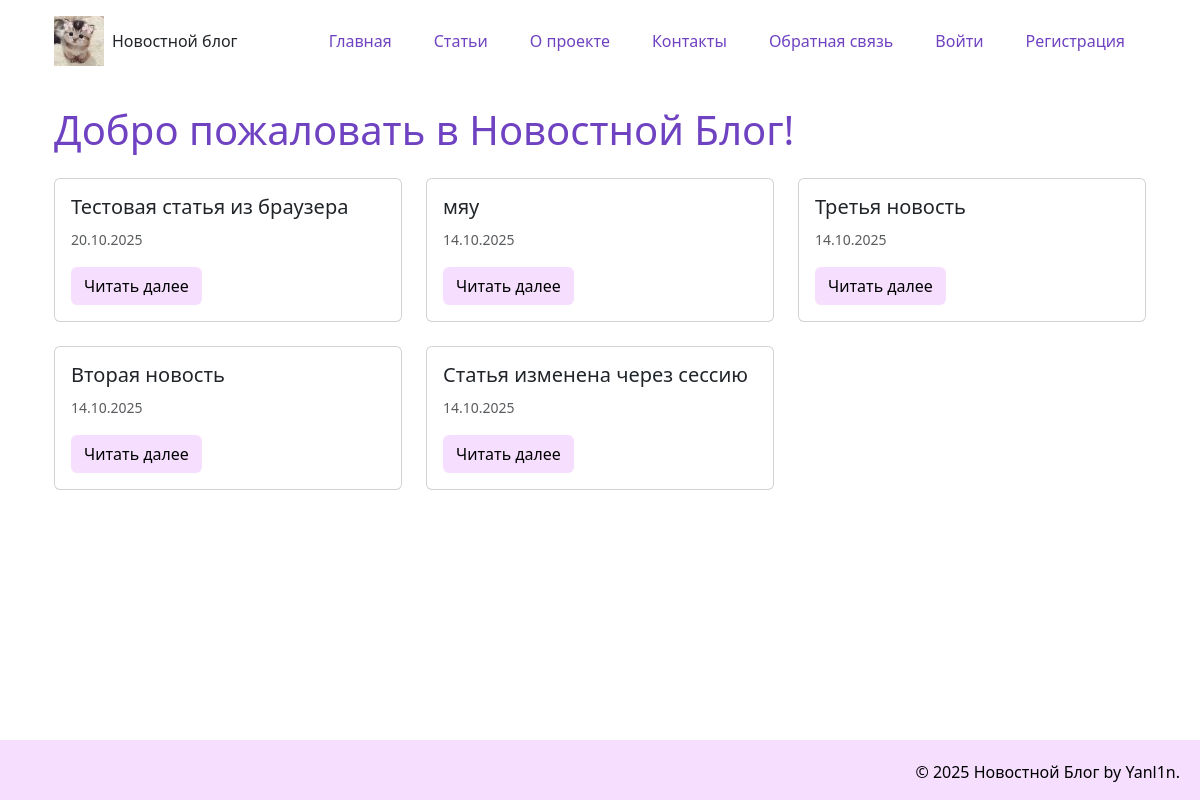
Before: / with the older database file.
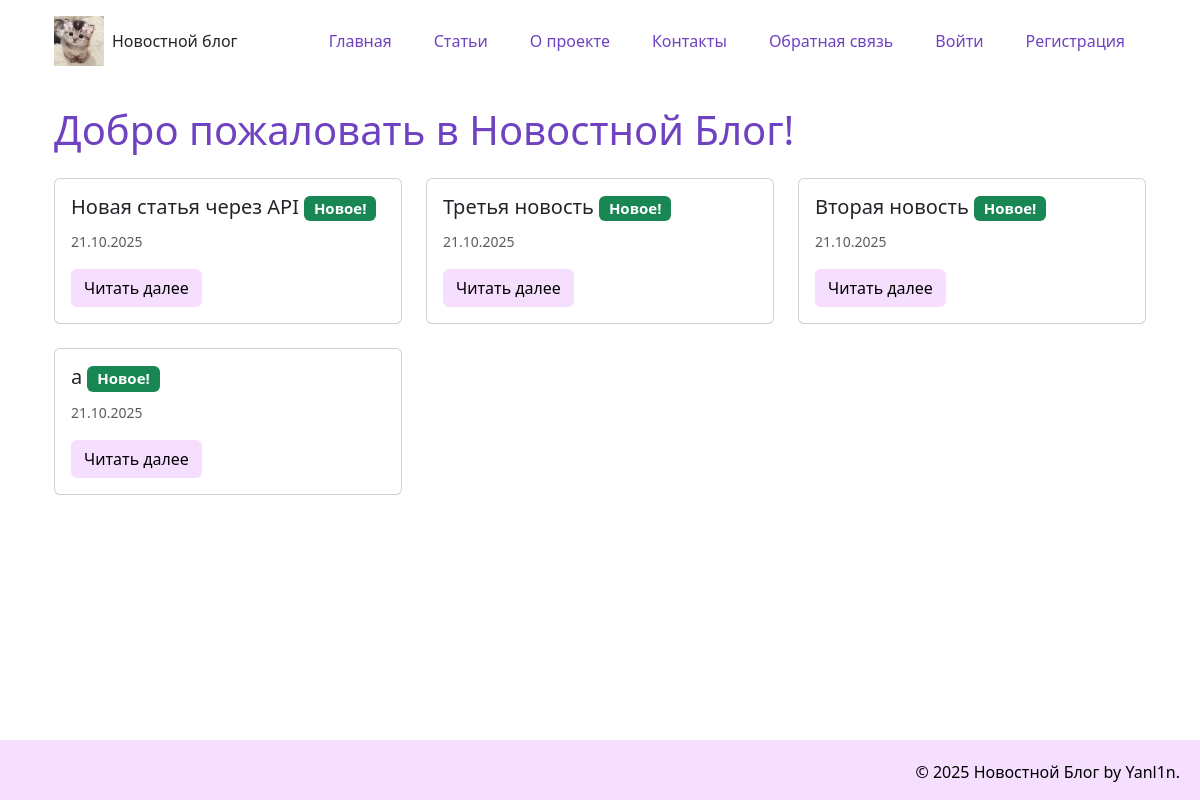
After: the same page with the newer database file.
### models.py (models this page shows, shortened)
class Article(data_base.Model):
    __tablename__= "article"
    id = data_base.Column(data_base.Integer, primary_key = True)
    title = data_base.Column(data_base.String(200), nullable=False)
    text = data_base.Column(data_base.Text, nullable=False)
    date = data_base.Column(data_base.DateTime, default=datetime.utcnow)
    user_id = data_base.Column(data_base.Integer, data_base.ForeignKey('user.id'), nullable=False)
    category = data_base.Column(data_base.String(50), default='Общая')
    comment = data_base.relation('Comment', backref='article', lazy='dynamic')

### app.py (the view)
@app.route("/index")
@app.route("/")
def index():
    articles = Article.query.order_by(Article.date.desc()).limit(6).all()
    return render_template('index.html', articles=articles, current_date=date.today())

### templates/index.html (shortened to what this page needs)
{% extends 'base.html' %}
{% block content%}
<h1>Добро пожаловать в Новостной Блог!</h1>
<div class="row mt-4">
    {% for article in articles %}
    <div class="col-md-6 col-lg-4 mb-4">
        <div class="card h-100">
            <div class="card-body">
                <h5 class="card-title">
                    {{ article.title }}
                    {% if article.date.date() == current_date %}
                    <span class="badge bg-success">Новое!</span>
                    {% endif %}
                </h5>
                <p class="card-text">
                    <small class="text-muted">{{ article.date.strftime('%d.%m.%Y') }}</small>
                </p>
                <a href="{{ url_for('news_article', id=article.id) }}" class="btn btn-custom">Читать далее</a>
            </div>
        </div>
    </div>
    {% endfor %}
</div>
{%  endblock %}

### templates/base.html (shortened to what this page needs)
<!DOCTYPE html>
<html lang="ru">
<head>
    <link href="https://cdn.jsdelivr.net/npm/bootstrap@5.3.8/dist/css/bootstrap.min.css" rel="stylesheet">
    <link rel="stylesheet" href="{{ url_for('static', filename='css/main.css')}}">
</head>
<body>
    <div class="container">
        <div class="container">
            <header class="d-flex justify-content-between align-items-center py-3">
                <a href="/" class="d-flex align-items-center text-dark text-decoration-none">
                    <img src="{{ url_for('static', filename='img/cat.jpg')}}" alt="Логотип" width="50" height="50" class="me-2">
                Новостной блог
            </a>
            <ul class="nav nav-pills">
                <li class="nav-item"><a href="{{ url_for('index')}}" class="nav-link" aria-current="page">Главная</a></li>
                <li class="nav-item"><a href="{{ url_for('articles_list')}}" class="nav-link">Статьи</a></li>
                <li class="nav-item"><a href="{{ url_for('about')}}" class="nav-link">О проекте</a></li>
                <li class="nav-item"><a href="{{ url_for('contact')}}" class="nav-link">Контакты</a></li>
                <li class="nav-item"><a href="{{ url_for('feedback')}}" class="nav-link">Обратная связь</a></li>
                {% if current_user.is_authenticated %}
                    <li class="nav-item"><a href="{{ url_for('create_article')}}" class="nav-link">Создать статью</a></li>
                    <li class="nav-item"><a href="{{ url_for('logout')}}" class="nav-link">Выйти ({{ current_user.name }})</a></li>
                {% else %}
                    <li class="nav-item"><a href="{{ url_for('login_page')}}" class="nav-link">Войти</a></li>
                    <li class="nav-item"><a href="{{ url_for('register')}}" class="nav-link">Регистрация</a></li>
                {% endif %}
            </ul>
            </header>
        </div>
        <div class="container mt-4">
            {% block content %}{% endblock %}
        </div>
    </div>
    <footer>
        <p>&copy; 2025 Новостной Блог by Yanl1n.</p>
    </footer>
</body>
</html>

### static/css/main.css (style rules this page uses)
body { display: flex; flex-direction: column; min-height: 100vh; }
.container { flex: 1; }
h1 { color:#6f42c1; }
footer { margin-top: auto; padding: 20px; background: #F6DEFF; text-align: right; color: black; height: 60px; }
.btn-custom { background-color: #F6DEFF; color: rgb(0, 0, 0); }
.nav-pills .nav-link { color:#6f42c1; margin: 0 5px; }

Changed rows visible on the page:
removed Article: title "Тестовая статья из браузера", date "20.10.2025"
removed Article: title "мяу", date "14.10.2025"
added Article: title "Новая статья через API", shows "Новое!", date "21.10.2025"
changed Article "Третья новость": date "14.10.2025" → "21.10.2025"; now shows "Новое!"
changed Article "Вторая новость": date "14.10.2025" → "21.10.2025"; now shows "Новое!"
changed Article (number 4 of 4 on the later page): title "Статья изменена через сессию" → "a"; date "14.10.2025" → "21.10.2025"; now shows "Новое!"
